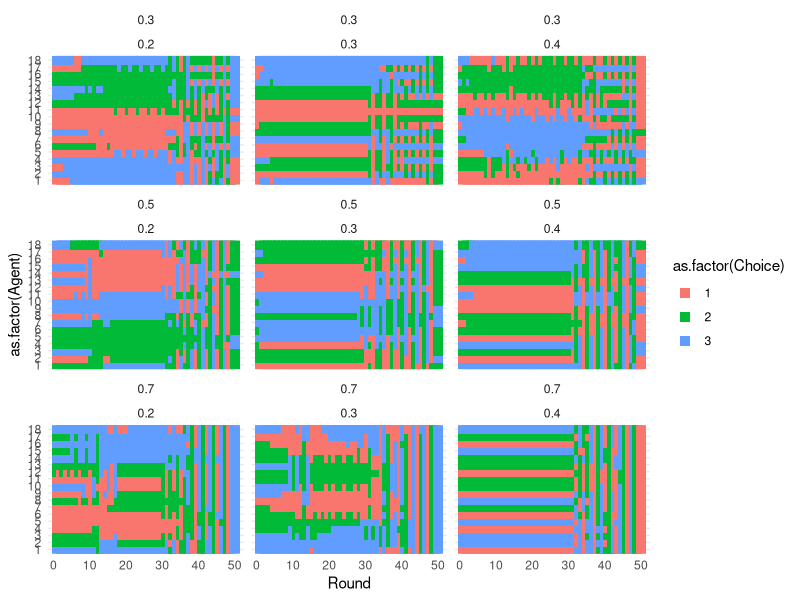

This figure's R source:
## ---- chunk 1
library(tidyverse)
library(ggplot2)
## ---- chunk 2

# CREATE NETWORK FUNCTION
# Function that returns a matrix as an edge list. Row number represents each agent and column 1 and 2 represent the neighbors of each agent. 
createNetwork = function(nA){
  
  #Create an empty matrix with 3 columns ans as many rows as number of agents
  agentNetwork = matrix(ncol = 2, nrow = nA)
  
  #Loop through all agents
  for (a in 1:nA){
    
    # If its the first agent, make an edge to the last and the second agent
    if (a == 1){
      edge1 = nA
      edge2 = 2
    }
    
    # If its the last agent, make an edge to the last-1 and the first agent
    if (a == nA){
      edge1 = a-1
      edge2 = 1
    }
    
    # If its any agent between 2 and the last-1, make an edge to the agents one lower and the agent one higher
    if(a %in% 2:(nA-1)){
      edge1 = a-1
      edge2 = a+1
    }
    
    # save the data into the matrix
    agentNetwork[a,1] = edge1
    agentNetwork[a,2] = edge2
  }
  
  return(agentNetwork)
}


# CREATE PROJECTS FUNCTION
# Function that returns a vector representing the number of tasks in each project
createProjects = function(nA, nP, nR){
  tasks = nA*nR/nP # formula for the number of tasks
  projectList = c(rep(tasks,nP)) # repeat the number of tasks nP times and make it into a vector
  
  return(projectList)
}


# CREATE AGENTS' EXPECTATIONS FUNCTION
# Function that returns a matrix with starting values of expectations. Each row is an agent and each column is a project.
createExpectations = function(nA, nP){
  
  # Prepare an empty matrix
  expMatrix = matrix(ncol = nP, nrow = nA) 
  
  # Loop through agents and loop through projects and insert a number on the agent,project place in the matrix
  for(a in 1:nA){
    for(p in 1:nP){
      expMatrix[a,p] = runif(1) # Random number between 0 and 1 drawn from a uniform distribution
    }
  }
  return(expMatrix)
}


# SIMULATION FUNCTION
# Function that runs the simulation an returns a data frame.
simulation = function(nA, nP, nR, rewardExp, taskThresh, alpha, beta){
  
  # Use other functions to set up the simulation
  network = createNetwork(nA)
  projects = createProjects(nA, nP, nR)
  expectations = createExpectations(nA, nP)
  nTasks = projects[1]
  
  #prepare a list for storing the data of each round
  data_list = list()
  i = 1
  
  #Loop through each round
  for (round in 1:nR){
    
    #set up a vector for how many works on each project this round (same structure as the projects vector)
    work = c(rep(0,nP))
    
    # Empty vector for putting in the choices of the agents. (the structure will be: value n = choice of agent n)
    projectChoice = c()
    
    # CHOOSE PROJECT
    # Loop through agents
    for (a in 1:nA){
      
      # Find the project with the highest expectation
      proj =  which.max(expectations[a,])#which.max returns the placement of a number in a vector
      
      #add one to the project in "work" and store the choice in "projectChoice"
      work[proj] = work[proj] + 1
      projectChoice[a] = proj
    }
    
    # REWARDS
    # Calculate reward per project
    rewards = c(rep(0,nP)) # Empty vector for total rewards per project
    maxOpt = nA/nP # Maximum number of agentes working a project in order to get the optimal (1) reward per agent
    
    # loop through projects and calculate amount of total rewards based on the amount of agents working each project
    for (p in 1:nP){
      
      # if the number of agents working the project is less or equal to maxOpt, put this number on the total amount of reward for this project. Else, use the function to calculate it.
      if (work[p] <= maxOpt){ 
        rewards[p] = work[p]
      } else {
        # Function for calculating total amount of rewards.
        # rewardExp is the exponent defined outside the simulation.
        # (work[p]-maxOpt+1) is just the number of agents above maxOpt + 1 (to make the exponent work from the first agent above maxOpt)
        # the minus 1 in the end is add to shift it down to the intercept
        rewards[p] = maxOpt + (work[p]-maxOpt+1)^rewardExp-1 
      }
      
      #if the number of tasks left is lower than a percentage (defined outside the simulation) of the max amount of tasks, then calculate a modifier and apply it to the total amount of rewards.
      if (projects[p] < nTasks*taskThresh){
        percentageLeft = projects[p] / nTasks # How much work is left
        modifier = percentageLeft/taskThresh # percentage left since the threshold as a modifier
        rewards[p] = rewards[p] * modifier # Apply the modifier
      }
    }
    
    #calculate reward per agent
    # for each agent, divide the total number of reward on the chosen project and divide it with the amount of agents who worked that project and store it as this agents reward in a vector.
    agentReward = c() 
    for (a in 1:nA){
      p = projectChoice[a]
      agentReward[a] = rewards[p]/work[p]
    }
    
    #UPDATE EXPECTAIONS
    # new exp = alpha * reward + (1 - alpha) * exp ... (IS THIS RIGHT???)
    # loop through agents and calculate new expextation for the project they chose and replace it with the old one
    for (a in 1:nA){
      p = projectChoice[a] 
      newExp = alpha * agentReward[a] + (1-alpha) * expectations[a,p]
      expectations[a,p] = newExp
    }
    
    # Loop through agents and check if the naighbors (egdes in the network) chose a different project. If they did update this project as well using the method above (but with beta instead of alpha)
    for (a in 1:nA){
      n1 = network[a,1]
      n2 = network[a,2]
      
      if (projectChoice[a] != projectChoice[n1]){
        p = projectChoice[n1] 
        newExp = beta * agentReward[n1] + (1-beta) * expectations[a,p]
        expectations[a,p] = newExp
      }
      
      if (projectChoice[a] != projectChoice[n2]){
        p = projectChoice[n2] 
        newExp = beta * agentReward[n2] + (1-beta) * expectations[a,p]
        expectations[a,p] = newExp
      }
    }
    
    #update projects (should this come before or after calculation of reward?)
    projects = projects - work # just subtracts the amount of work on each project with the amount of work left on each project.
    for (p in projects){
      if (p < 0){
        projects[p] = 0
        }
    }
    
    
    #SAVE THE DATA
    # the reason it takes this much code to save the data is that it should be flexible with number of columns in the final data frame as it changes with the number of projects.
    eNames = c()
    pNames = c()
    rNames = c()
    wNames = c()
    for (p in 1:nP){
      eNames = c(eNames, paste("Expectation", p, sep = ""))
      pNames = c(pNames, paste("Project", p,"_Tasks", sep = ""))
      rNames = c(rNames, paste("Project", p, "_Rewards", sep = ""))
      wNames = c(wNames, paste("Project", p, "_Work", sep = ""))
    }
    
    temp_data = as.data.frame(matrix(nrow = nA, ncol = nP*4+10))
    colnames(temp_data) = c(
      "Round",
      "Agent",
      "Choice",
      "Reward",
      eNames,
      pNames,rNames,wNames,
      "alpha",
      "beta",
      "nAgents",
      "nProjects",
      "nTasks",
      "nRounds"
    )
    
    temp_data[,1] = round
    temp_data[,2] = 1:nA
    temp_data[,3] = projectChoice
    temp_data[,4] = agentReward
    
    for (p in 1:nP){
      e = paste("Expectation", p, sep = "")
      pr = paste("Project", p,"_Tasks", sep = "")
      r = paste("Project", p, "_Rewards", sep = "")
      w = paste("Project", p, "_Work", sep = "")
      
      temp_data[e] = expectations[,p]
      temp_data[pr] = projects[p]
      temp_data[r] = rewards[p]
      temp_data[w] = work[p]
    }
    
    n = ncol(temp_data)
    temp_data[,n-5] = alpha
    temp_data[,n-4] = beta
    temp_data[,n-3] = nA
    temp_data[,n-2] = nP
    temp_data[,n-1] = nTasks
    temp_data[,n] = nR
    
    #saving this rounds data into a list of data frames
    data_list[[i]] = temp_data
    i = i + 1
    
    
  } # End of the round loop
  
  # combine all the data frames in the data_list into one 
  data = do.call(rbind, data_list)
  
  return(data)
  
}

## ---- chunk 3
nRounds = 50
nAgents = 18
nProjects = 3
rewardExp = 0.5
taskThresh = 0.4
alpha = c(0.3, 0.5, 0.7)
beta = c(0.2, 0.3, 0.4)

## ---- chunk 4
data_list = list()
i = 1
for (a in alpha){
  for (b in beta){
    data_list[[i]] = simulation(nAgents, nProjects, nRounds, rewardExp, taskThresh, a, b)
    i = i + 1
  }
}
data = do.call(rbind, data_list)
## ---- chunk 5
ggplot(data, aes(y = as.factor(Agent), x = Round)) +
  geom_point(aes(color = as.factor(Choice)), shape = 15, size = 3) +
  facet_wrap(alpha~beta) +
  theme_minimal()
